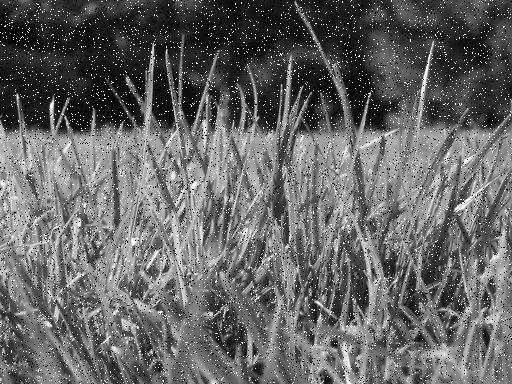
#> input picture images/image1_saltpepper.jpg, 512 x 384 px
$ python visualize_calculate.py
#> lines starting #> are read from the running program, lines starting #| are printed output that depends on the picture
### denoise.py
import cv2
import matplotlib.pyplot as plt
import numpy as np

def denoise(image, kernel_type, **kwargs):

    if kernel_type == 'box':
        ksize = kwargs.get('ksize')
        imOu = cv2.blur(image, ksize)

    elif kernel_type == 'median':
        ksize = kwargs.get('ksize')
        imOu = cv2.medianBlur(image, ksize)

    elif kernel_type == 'gaussian':
        ksize = kwargs.get('ksize')
        sigma = kwargs.get('sigma')
        imOu = cv2.GaussianBlur(image, ksize, sigma)

    else:
        print('Operatio Not implemented')
        imOu=""

    return imOu

### myPSNR.py
import cv2
import numpy as np
import math

def myPSNR(orig_image, approx_image):

    orig_image = orig_image.astype(np.float32)
    approx_image = approx_image.astype(np.float32)

    m, n = orig_image.shape

    diff = orig_image - approx_image
    summ = np.sum(diff**2)
    MSE = 1 / (m * n) * summ

    I_max = np.max(orig_image)

    PSNR = 20 * math.log10(I_max / np.sqrt(MSE))

    return PSNR

### visualize_calculate.py
from myPSNR import myPSNR
from denoise import denoise
import cv2
import matplotlib.pyplot as plt

#Importing images
path_salt_pep = 'images/image1_saltpepper.jpg'
path_gauss = 'images/image1_gaussian.jpg'
path_orig = 'images/image1.jpg'
salt_pep = cv2.imread(path_salt_pep, 0)
#> salt_pep is the input picture: shape (384, 512); min 0, max 255, mean 101.7
gauss = cv2.imread(path_gauss, 0)
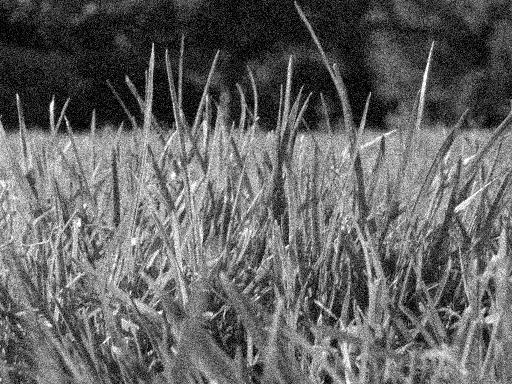
#> input picture images/image1_gaussian.jpg, 512 x 384 px
#> gauss is the input picture: shape (384, 512); min 0, max 255, mean 99.9
orig = cv2.imread(path_orig, 0)
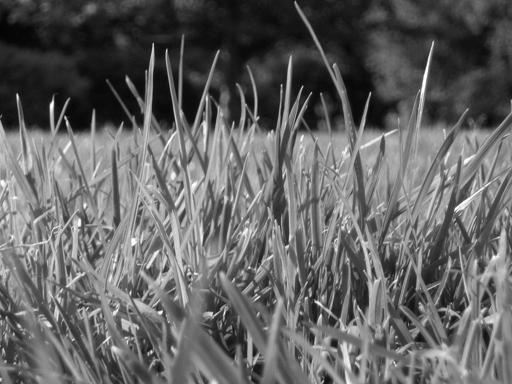
#> input picture images/image1.jpg, 512 x 384 px
#> orig is the input picture: shape (384, 512); min 0, max 255, mean 99.4

#Box and Median with different kernels sizes filtering applied on Salt and Pepper noise image
kernels = [3, 5, 7]
filtering_methods = ['box', 'median']

fig1, ax = plt.subplots(len(filtering_methods), len(kernels), figsize=(30, 20))
plt.suptitle('Salt and Pepper noise', size=20)
for filter in filtering_methods:
    for kernel in kernels:
        col_index = kernels.index(kernel)
        row_index = filtering_methods.index(filter)
        k = kernel if filter=='median' else (kernel,kernel)
        ax[row_index, col_index].imshow(denoise(salt_pep, filter, ksize=k), cmap='gray')
        ax[row_index, col_index].set_title('Kernel size: ' + str(kernel) + ", Filter: " + str(filter))
        ax[row_index, col_index].axis('off')
#> this loop made 2 passes
plt.show()
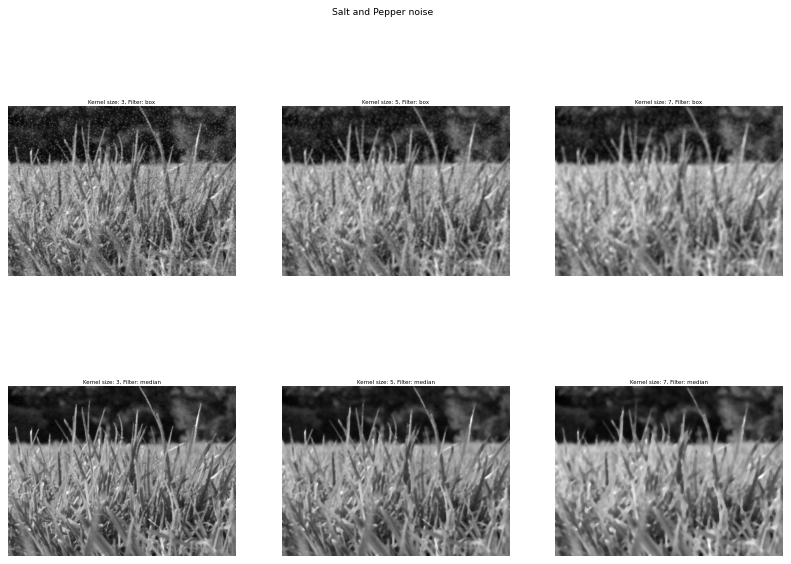
#> figure drawn by matplotlib, 6 panels

#Box and Median with different kernels sizes filtering applied on Gaussion Noise image
kernels = [3, 5, 7]
filtering_methods = ['box', 'median']

fig2, ax = plt.subplots(len(filtering_methods), len(kernels), figsize=(30, 20))
plt.suptitle('Gaussian Noise', size=20)
for filter in filtering_methods:
    for kernel in kernels:
        col_index = kernels.index(kernel)
        row_index = filtering_methods.index(filter)
        k = kernel if filter=='median' else (kernel,kernel)
        ax[row_index, col_index].imshow(denoise(gauss, filter, ksize=k), cmap='gray')
        ax[row_index, col_index].set_title('Kernel size: ' + str(kernel) + ", Filter: " + str(filter))
        ax[row_index, col_index].axis('off')
#> this loop made 2 passes
#> pass 1, in denoise (call 7), `imOu = cv2.blur(image, ksize)`:
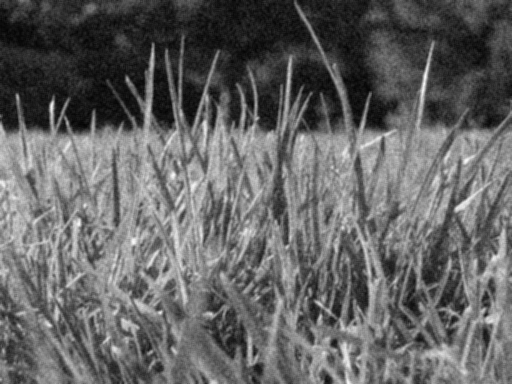
#> imOu: shape (384, 512); min 3, max 249, mean 99.8
#> pass 1, in denoise (call 9), `imOu = cv2.blur(image, ksize)`:
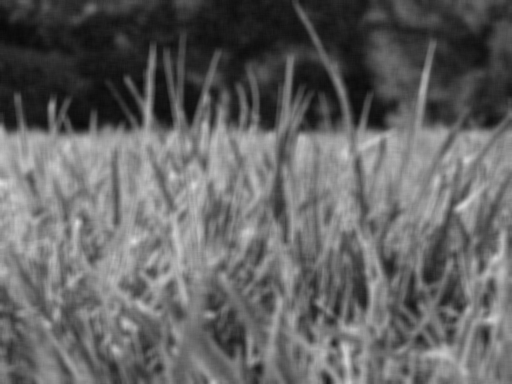
#> imOu: shape (384, 512); min 9, max 223, mean 99.8
plt.show()

#Guassian Filtering with different kernels sizes and sigmas applied on image with Gaussian Noise
kernels = [3,5,7,11]
sigmas = [0.5, 0.8, 1, 2, 3]

fig3, ax = plt.subplots(len(kernels), len(sigmas), figsize=(20, 30))
plt.suptitle('Gaussian Noise and Gaussian filtering', size=15)
for k in kernels:
    for sig in sigmas:
        img = denoise(gauss, 'gaussian', ksize=(k,k), sigma=sig)
        PSNR = round(myPSNR(orig, img), 2)

        title = 'kernel: ' + str(k) + ", sigma: " + str(sig) + ", PSNR: " + str(PSNR)
        ax[kernels.index(k), sigmas.index(sig)].imshow(img, cmap='gray')
        ax[kernels.index(k), sigmas.index(sig)].set_title(title, size=7.5)
        ax[kernels.index(k), sigmas.index(sig)].axis('off')
#> this loop made 4 passes
#> pass 1, in myPSNR, `diff = orig_image - approx_image`:
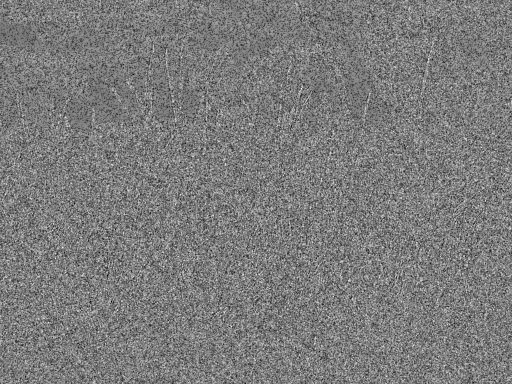
#> diff: shape (384, 512) float32; min -72, max 75, mean -0.5; drawn with min black and max white
plt.show()
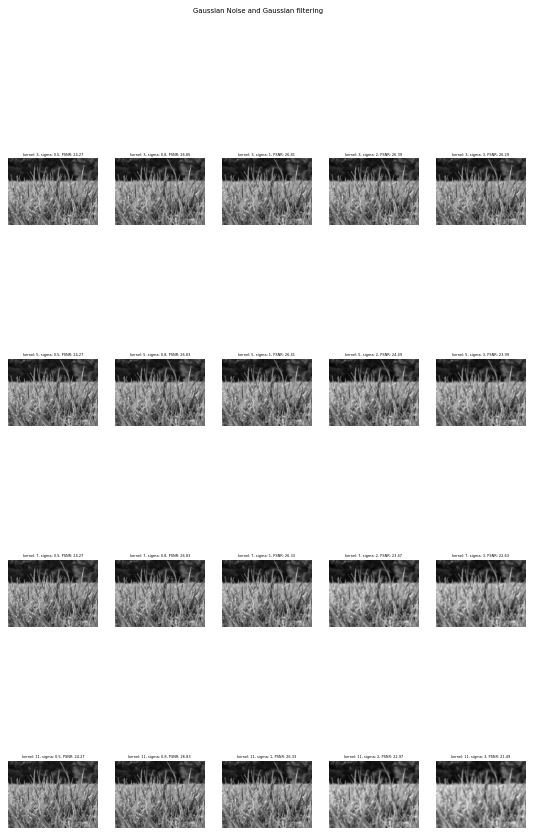
#> figure drawn by matplotlib, 20 panels
